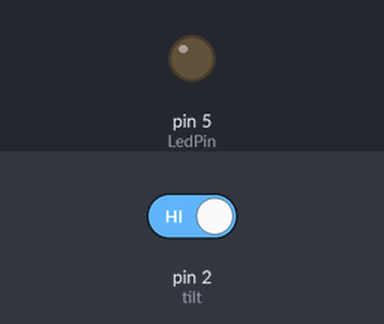
A sketch run on a simulated Arduino Uno, built with avr-gcc and run on an emulated ATmega328P. Parts: output pins drawn as LEDs (lit = HIGH). The test bench sets the inputs (shaded band); at power-on: pin 2 (tilt) HIGH.

Above: at 1.2 s.
1.3 s: pin 2 (tilt) driven LOW
At 2.1 s:
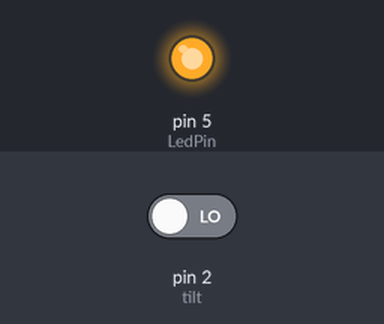
2.8 s: pin 2 (tilt) driven HIGH
At 3.2 s:
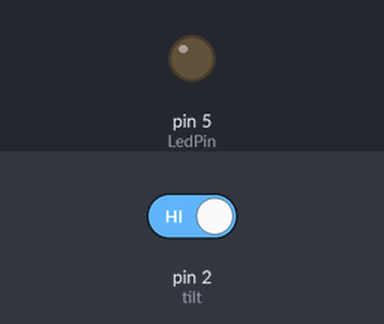
Timing chart, 0 to 5.8 s (numbered marks = the images above; inputs shaded):
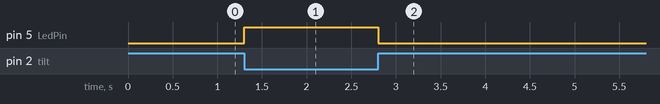

The sketch:

Tilt_Switch.ino
```cpp
#define tilt 2
#define LedPin 5
void setup()
{
  pinMode(LedPin,OUTPUT);
  pinMode(tilt,INPUT_PULLUP);
}
void loop()
{
  if(digitalRead(tilt)==HIGH)
  {
    digitalWrite(LedPin,LOW);//turn the led off
  }
  else
  {
    digitalWrite(LedPin,HIGH);//turn the led on
  }
}
```

Measured:
- after the input at 1.3 s, pin 5 (LedPin): LOW → HIGH at once
- after the input at 2.8 s, pin 5 (LedPin): HIGH → LOW at once
